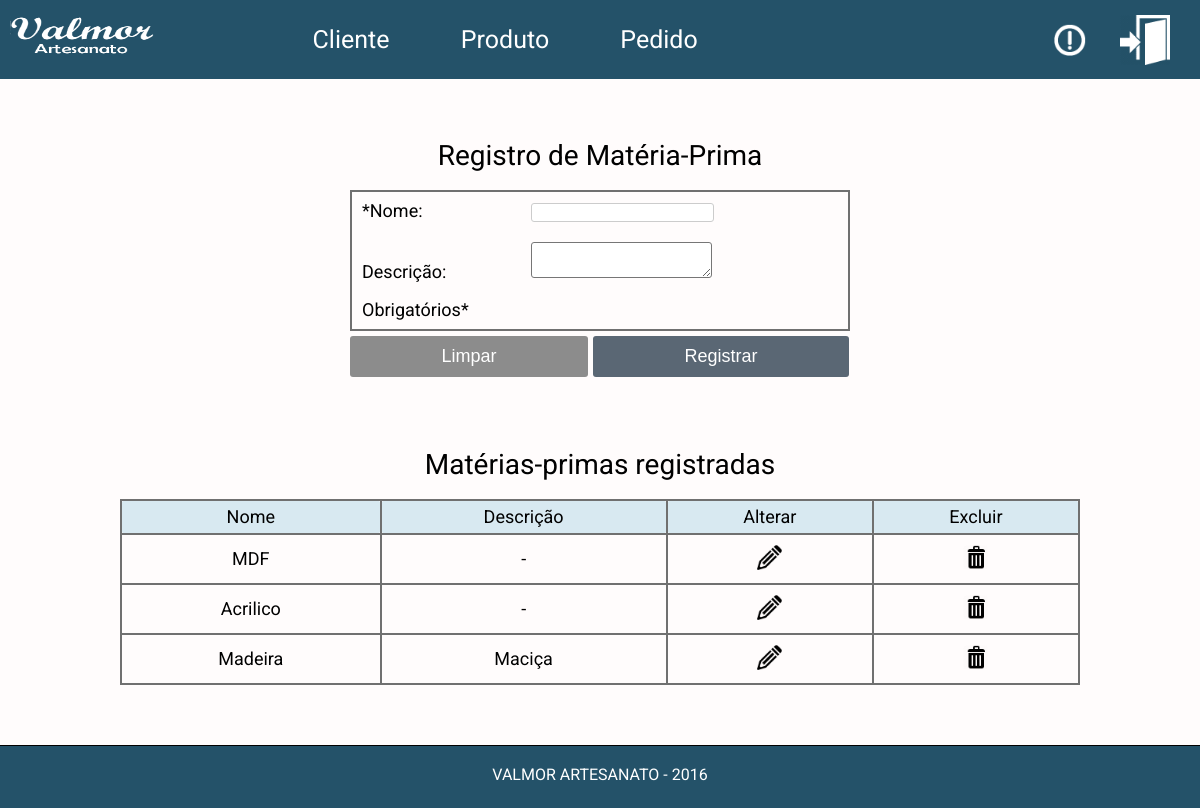
The app's page /sistema/va_principal_sistema.php?pasta=materias_primas/&arquivo=va_fmins_materias_primas&ext=php (signed in) with its own data.
### tables this page shows
CREATE TABLE `materias_primas` (
  `id` tinyint(1) UNSIGNED ZEROFILL NOT NULL COMMENT 'Identificador de cada matéria-prima',
  `nome` varchar(15) NOT NULL COMMENT 'Nome da matéria-prima',
  `descricao` text COMMENT 'Descrição de cada matéria-prima'
);

### sistema/materias_primas/va_fmins_materias_primas.php (the view, shortened to what this page needs)
<h1>Registro de Matéria-Prima</h1>
<form name="frminsmateriasprimas" method="POST" action="?pasta=materias_primas/&arquivo=va_ins_materias_primas&ext=php" onsubmit="return validarFormInsMateriasPrimas()">
  <table>
    <tr>
      <td>*Nome:</td>
      <td><input type="text" name="txtnome" maxlength="30"></td>
    </tr>
    <tr>
      <td>Descrição:</td>
      <td><textarea name="txadescricao" maxlength="100"></textarea></td>
    </tr>
    <tr>
      <td colspan="2">Obrigatórios*</td>
    </tr>
  </table>
  <div class="botoes">
    <button class="botao_limpar" type="reset" name="btnlimpar">Limpar</button>
    <button class="botao_registrar" type="submit" name="btnregistrar">Registrar</button>
  </div>
</form>
<h1>Matérias-primas registradas</h1>
<?php
  $sql_sel_materias_primas = "SELECT * FROM materias_primas";
  $sql_sel_materias_primas_preparado = $conexaobd->prepare($sql_sel_materias_primas);
  $sql_sel_materias_primas_preparado->execute();
?>
<div class="registros">
  <table width="80%">
    <thead>
      <tr>
        <th>Nome</th>
        <th>Descrição</th>
        <th>Alterar</th>
        <th>Excluir</th>
      </tr>
    </thead>
    <tbody>
      <?php
        if($sql_sel_materias_primas_preparado->rowCount()>0){
          while($sql_sel_materias_primas_dados = $sql_sel_materias_primas_preparado->fetch()){
      ?>
      <tr>
        <td><?php echo $sql_sel_materias_primas_dados['nome']; ?></td>
        <td>
          <?php
          if($sql_sel_materias_primas_dados['descricao']==""){
            echo "-";
          }else{
            echo $sql_sel_materias_primas_dados['descricao'];
          }
          ?>
        </td>
        <td align="center"><a href="?pasta=materias_primas/&arquivo=va_fmalt_materias_primas&ext=php&id=<?php echo $sql_sel_materias_primas_dados['id']; ?>" title="Alterar registro"><img src="../visual/imagens/editar.png"></td>
        <td align="center" onclick="return confirmar_exclusao('matéria-prima', '<?php echo addslashes($sql_sel_materias_primas_dados['nome']);?>')"> <?php echo exclusaoSegura($sql_sel_materias_primas_dados['id'], '?pasta=materias_primas/&arquivo=va_del_materias_primas&ext=php'); ?></td>
      </tr>
      <?php
          }
        }else{
      ?>
      <tr>
        <td align="center" colspan="4">Não há registros de matérias-primas</td>
      </tr>
      <?php
        }
      ?>
    </tbody>
  </table>
</div>

### complementos/php/va_exclusaosegura_php.php (shortened to what this page needs)
<?php
  function exclusaoSegura($value, $action, $value2=NULL, $value3=NULL){
    $formName = md5($value.time());
    $criptoValue = md5($value);
    $input_name = "id";
    $safeLink = "<form name='".$formName."' action='".$action."' method='POST'>";
    $safeLink .= "<input type='hidden' name='".$input_name."' value='".$criptoValue."'>";
    $safeLink .= "<input class='bucket_image' type='image' src='../visual/imagens/excluir.png' title='Excluir Registro'/>";
    $safeLink .= "</form>";
    return $safeLink;
  }
?>

### visual/css/va_estilo_css.css (style rules this page uses)
.conteudo table { margin: 0px auto; border: 2px solid #707070; min-width: 500px; font-size: 18px; border-radius: ; }
.conteudo table td { padding: 10px; }
.conteudo table td input { border-radius: 3px; border: solid 1px #ccc; }
.conteudo table td textarea { border-radius: 3px; }
.conteudo h1 { text-align: center; margin: 60px 0 20px 0; font-size: 28px; padding-top: 60px; }
.conteudo button { float: left; text-align: center; font-size: 18px; color: #fff; }
.botoes { text-align: center; margin: 0px auto; width: 500px; }
.botao_registrar { padding: 10px 91.5px 10px 91.5px; text-align: center; background-color: #5a6774; border: none; float: left; margin-left: 5px; margin-top: 5px; margin-bottom: 30px; border-radius: 3px; }
.botao_limpar { padding: 10px 91.5px 10px 91.5px; text-align: center; background-color: #8c8c8c; border: none; margin-top: 5px; border-radius: 3px; }
.registros table { margin-top: 10px; }
.registros table td { border: 2px solid #707070 ; border-radius: 5px; text-align: center; vertical-align: middle; }
.registros table th { background-color: #d8e9f1; border: 2px solid #707070 ; border-radius: 5px; color: #000; padding: 7px; }
.registros img { height: 25px; width: 25px; }
.tabela_toggle table, tr { border: none; }

### complementos/php/va_exclusaosegura_php.php (style rules this page uses)
.bucket_image { width: 25px !important; height: 25px !important; border: none !important; }

### records on screen
materias_primas: nome "MDF"
materias_primas: nome "Acrilico"
materias_primas: nome "Madeira", descricao "Maciça"
